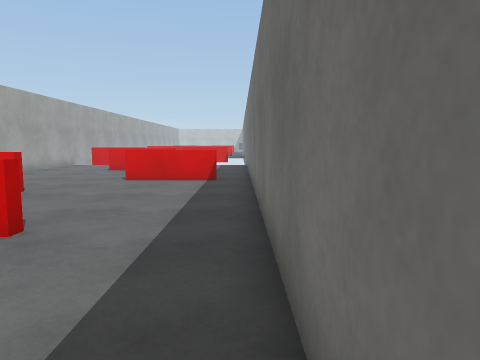
view 1 (above)

13 first-person views from a walk through a 3-D level made in the Unity game engine. The camera is 1.2 m above the floor, tilts 6° down and sees 70° across. The floor is counted in squares, 1 m on a side. Each view is taken from the middle of a square. On the plan, view 1 faces up. The plan holds only what a view shows up to about 14 squares ahead; the rest is blank. The place goes on beyond the plan. The player character is not drawn. Surface patterns are stand-ins for the level's own textures.

view 2
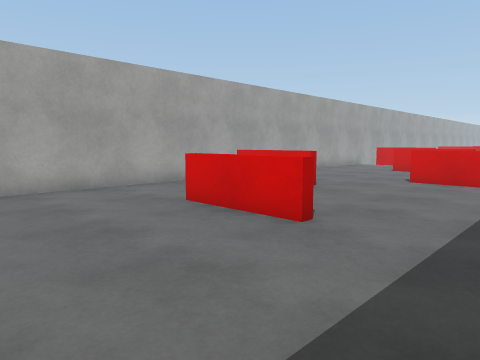

view 3
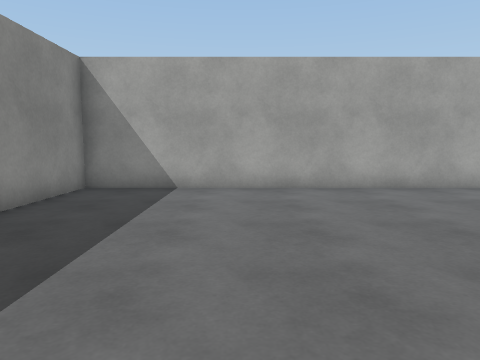

view 4
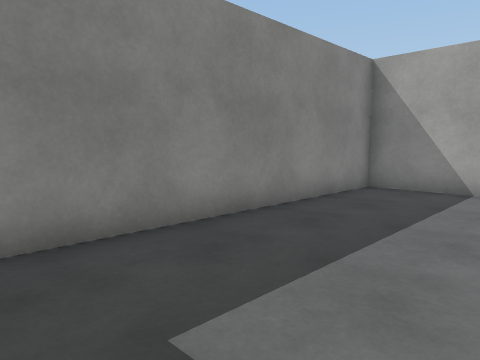

view 5
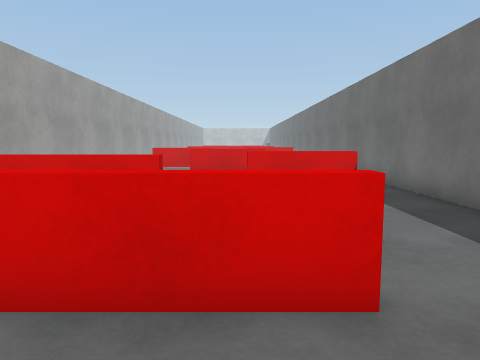

view 6
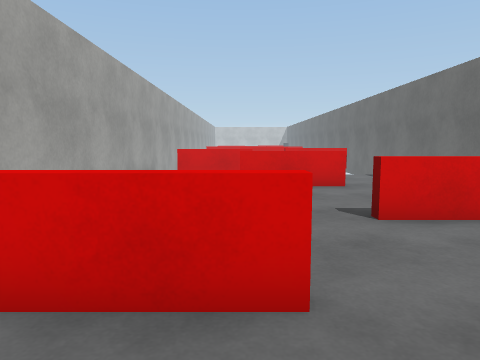

view 7
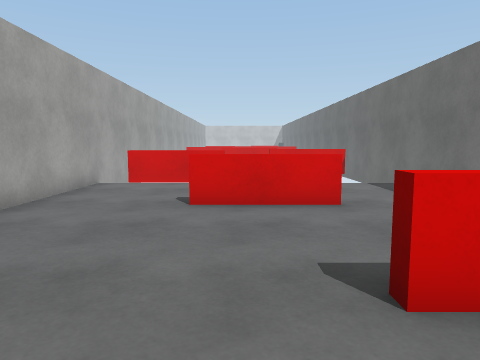

view 8
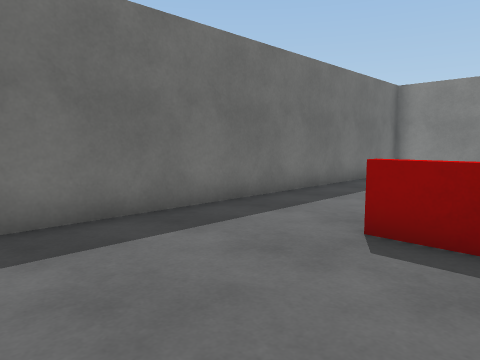

view 9
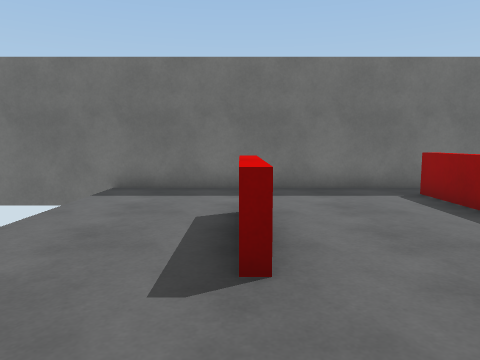

view 10
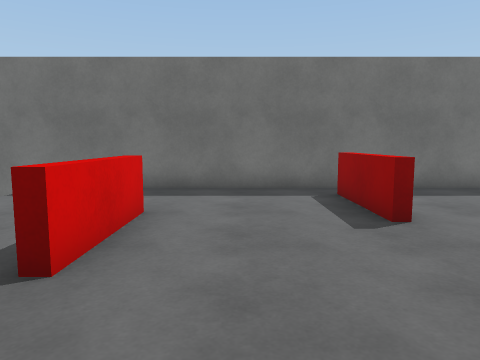

view 11
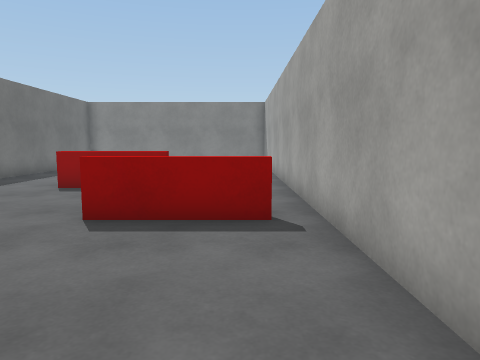

view 12
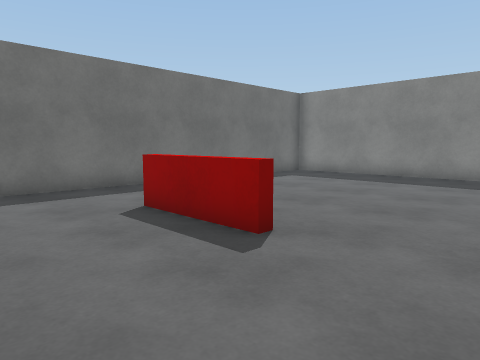

view 13
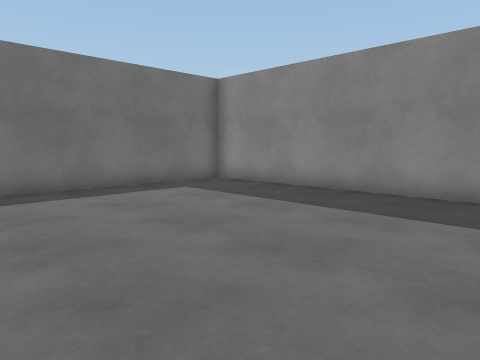

### Floor plan
Ten units are one square. View 1 is at (0, 0); x grows to the right and y downward. Boxes are objects, and circles mark ways between rooms. Rooms are numbered by the first view taken in them; rooms with no view inside come last. Other rooms are left out.
<svg viewBox="-99 -220 108 278">
<path fill="none" stroke="#000" d="M-94 -86 -94 53 4 53 4 -116M-30 -44 -60 -44 -60 -46 -30 -46 -30 -44M-55 -87 -55 -83 -85 -83M-8 -114 -38 -114 -38 -116M4 -116 4 -210M-94 -215 -94 -86M-29 -157 -60 -157 -60 -161M-38 -116 -8 -116M-55 -197 -85 -197M-85 -87 -55 -87"/>
<circle cx="-50" cy="-100" r="3" fill="#2a7"/>
<circle cx="-90" cy="-90" r="3" fill="#2a7"/>
<circle cx="0" cy="-120" r="3" fill="#2a7"/>
<text x="-40" y="-20">1</text>
<text x="-50" y="-150">2</text>
</svg>
Room 1 opens to room 2.

Where each view was taken, in squares from view 1:
view 1: 0 up, 0 right, facing up
view 2: 0 up, 0 right, facing up-left
view 3: 1 down, 0 right, facing left
view 4: 1 down, 0 right, facing down-left
view 5: 2 up, 4 left, facing up
view 6: 6 up, 6 left, facing up
view 7: 9 up, 5 left, facing up
view 8: 9 up, 5 left, facing down-right
view 9: 16 up, 9 left, facing right
view 10: 14 up, 9 left, facing right
view 11: 14 up, 8 left, facing down
view 12: 8 up, 9 left, facing down-right
view 13: 3 up, 9 left, facing down-right
